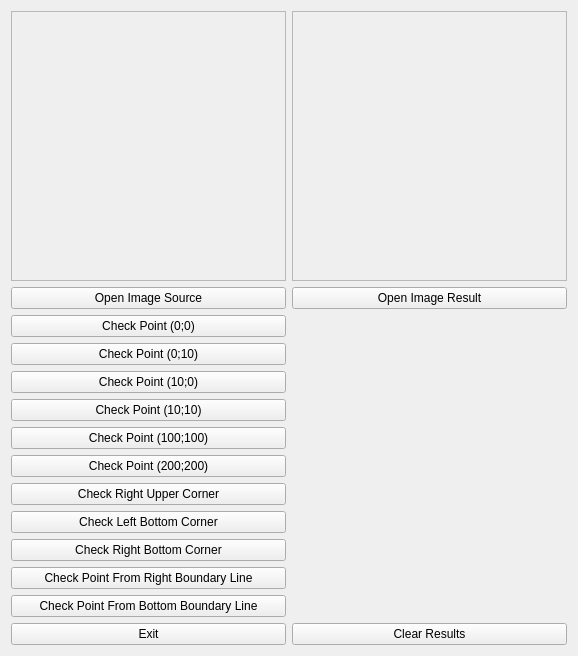
<?xml version="1.0" encoding="UTF-8"?>
<ui version="4.0">
 <class>MainWindow</class>
 <widget class="QMainWindow" name="MainWindow">
  <property name="geometry">
   <rect>
    <x>0</x>
    <y>0</y>
    <width>578</width>
    <height>656</height>
   </rect>
  </property>
  <property name="windowTitle">
   <string/>
  </property>
  <widget class="QWidget" name="centralWidget">
   <layout class="QGridLayout" name="gridLayout">
    <item row="12" column="0">
     <widget class="QPushButton" name="chekPointBottomBoundButton">
      <property name="text">
       <string>Check Point From Bottom Boundary Line</string>
      </property>
     </widget>
    </item>
    <item row="5" column="0">
     <widget class="QPushButton" name="checkPoin10_10Button">
      <property name="text">
       <string>Check Point (10;10)</string>
      </property>
     </widget>
    </item>
    <item row="4" column="0">
     <widget class="QPushButton" name="checkPoint10_0Button">
      <property name="text">
       <string>Check Point (10;0)</string>
      </property>
     </widget>
    </item>
    <item row="8" column="0">
     <widget class="QPushButton" name="checkRightUpperCornerButton">
      <property name="text">
       <string>Check Right Upper Corner</string>
      </property>
     </widget>
    </item>
    <item row="10" column="0">
     <widget class="QPushButton" name="checkRightBottomCornerButton">
      <property name="text">
       <string>Check Right Bottom Corner</string>
      </property>
     </widget>
    </item>
    <item row="6" column="0">
     <widget class="QPushButton" name="checkPoint100_100Button">
      <property name="text">
       <string>Check Point (100;100)</string>
      </property>
     </widget>
    </item>
    <item row="5" column="1">
     <widget class="QLabel" name="point10_10ResutLabel">
      <property name="text">
       <string/>
      </property>
     </widget>
    </item>
    <item row="1" column="0">
     <widget class="QPushButton" name="openSourceButton">
      <property name="text">
       <string>Open Image Source</string>
      </property>
     </widget>
    </item>
    <item row="2" column="0">
     <widget class="QPushButton" name="checkPont0_0Button">
      <property name="text">
       <string>Check Point (0;0)</string>
      </property>
     </widget>
    </item>
    <item row="2" column="1">
     <widget class="QLabel" name="point0_0ResutLabel">
      <property name="text">
       <string/>
      </property>
     </widget>
    </item>
    <item row="11" column="0">
     <widget class="QPushButton" name="chekPointRightBoundButton">
      <property name="text">
       <string>Check Point From Right Boundary Line</string>
      </property>
     </widget>
    </item>
    <item row="1" column="1">
     <widget class="QPushButton" name="openResultButton">
      <property name="text">
       <string>Open Image Result</string>
      </property>
     </widget>
    </item>
    <item row="3" column="1">
     <widget class="QLabel" name="point0_10ResutLabel">
      <property name="text">
       <string/>
      </property>
     </widget>
    </item>
    <item row="9" column="0">
     <widget class="QPushButton" name="checkLeftBottomCornerButton">
      <property name="text">
       <string>Check Left Bottom Corner</string>
      </property>
     </widget>
    </item>
    <item row="8" column="1">
     <widget class="QLabel" name="RightUpCornerLabel">
      <property name="text">
       <string/>
      </property>
     </widget>
    </item>
    <item row="4" column="1">
     <widget class="QLabel" name="point10_0ResutLabel">
      <property name="text">
       <string/>
      </property>
     </widget>
    </item>
    <item row="6" column="1">
     <widget class="QLabel" name="point100_100ResutLabel">
      <property name="text">
       <string/>
      </property>
     </widget>
    </item>
    <item row="9" column="1">
     <widget class="QLabel" name="LeftBottomCornerLabel">
      <property name="text">
       <string/>
      </property>
     </widget>
    </item>
    <item row="12" column="1">
     <widget class="QLabel" name="checkPointBottomBoundLabel">
      <property name="text">
       <string/>
      </property>
     </widget>
    </item>
    <item row="10" column="1">
     <widget class="QLabel" name="checkRightBottomLabel">
      <property name="text">
       <string/>
      </property>
     </widget>
    </item>
    <item row="11" column="1">
     <widget class="QLabel" name="checkPointRightBoundLabel">
      <property name="text">
       <string/>
      </property>
     </widget>
    </item>
    <item row="0" column="0" colspan="2">
     <layout class="QHBoxLayout" name="horizontalLayout">
      <item>
       <widget class="QScrollArea" name="scrollArea_2">
        <property name="widgetResizable">
         <bool>true</bool>
        </property>
        <widget class="QWidget" name="scrollAreaWidgetContents_2">
         <property name="geometry">
          <rect>
           <x>0</x>
           <y>0</y>
           <width>274</width>
           <height>257</height>
          </rect>
         </property>
         <layout class="QGridLayout" name="gridLayout_2">
          <item row="1" column="0">
           <widget class="QLabel" name="label">
            <property name="text">
             <string/>
            </property>
           </widget>
          </item>
         </layout>
        </widget>
       </widget>
      </item>
      <item>
       <widget class="QScrollArea" name="scrollArea">
        <property name="widgetResizable">
         <bool>true</bool>
        </property>
        <widget class="QWidget" name="scrollAreaWidgetContents">
         <property name="geometry">
          <rect>
           <x>0</x>
           <y>0</y>
           <width>274</width>
           <height>257</height>
          </rect>
         </property>
         <layout class="QGridLayout" name="gridLayout_3">
          <item row="0" column="0">
           <widget class="QLabel" name="label_2">
            <property name="text">
             <string/>
            </property>
           </widget>
          </item>
         </layout>
        </widget>
       </widget>
      </item>
     </layout>
    </item>
    <item row="3" column="0">
     <widget class="QPushButton" name="checkPont0_10Button">
      <property name="text">
       <string>Check Point (0;10)</string>
      </property>
     </widget>
    </item>
    <item row="13" column="0">
     <widget class="QPushButton" name="quitButton">
      <property name="text">
       <string>Exit</string>
      </property>
     </widget>
    </item>
    <item row="7" column="0">
     <widget class="QPushButton" name="checkPoint200_200Button">
      <property name="text">
       <string>Check Point (200;200)</string>
      </property>
     </widget>
    </item>
    <item row="7" column="1">
     <widget class="QLabel" name="point200_200ResutLabel">
      <property name="text">
       <string/>
      </property>
     </widget>
    </item>
    <item row="13" column="1">
     <widget class="QPushButton" name="clearResultsButton">
      <property name="text">
       <string>Clear Results</string>
      </property>
     </widget>
    </item>
   </layout>
  </widget>
 </widget>
 <layoutdefault spacing="6" margin="11"/>
 <resources/>
 <connections/>
</ui>
